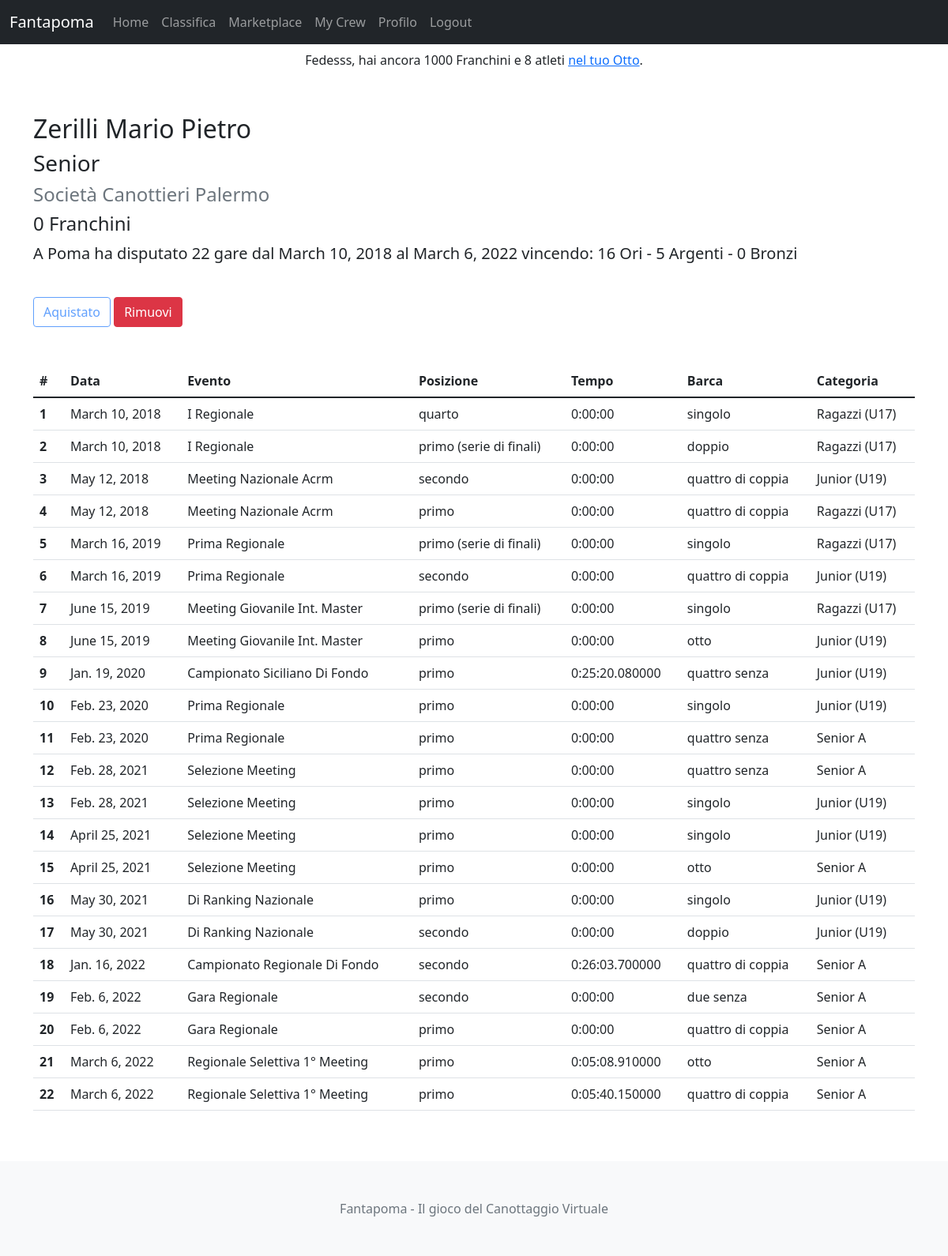
Before: /fantapoma/view_athlete/124 (signed in) with the older database file.
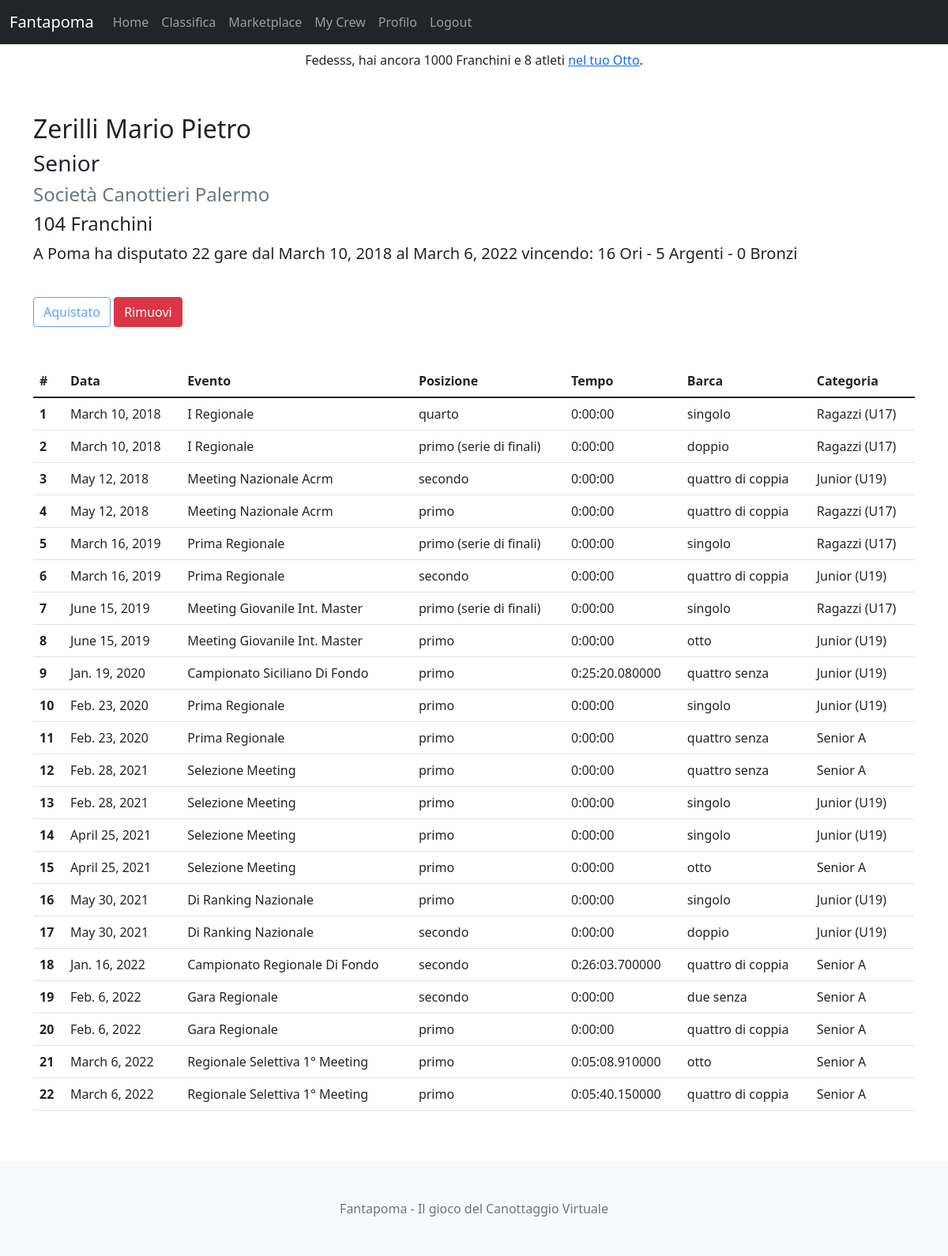
After: the same page with the newer database file.
### fantapoma/models.py (models this page shows, shortened)
class Athlete(models.Model):
    name = models.CharField(max_length=200)
    born = models.DateField('Date of Birth', default=datetime.date(2000,1,1))
    club = models.CharField(max_length=200, default='Società Canottieri Palermo')
    total = models.IntegerField('Total Races', default=0)
    first = models.IntegerField(default=0)
    second = models.IntegerField(default=0)
    third = models.IntegerField(default=0)
    first_time = models.DateField('First Race Date')
    last_time = models.DateField('Last Race Date')
    price = models.IntegerField(default=0)
    points = models.IntegerField(default=0)
    players = models.ManyToManyField(User, blank=True)
    is_user = models.OneToOneField(User, blank=True, null=True, on_delete=models.SET_NULL, related_name='true_athlete')
    @property
    def category(self):
        CATEGORIES = {
            9: 'Allievi A',
            10: 'Allievi A',
            11: 'Allievi B',
            12: 'Allievi B',
            13: 'Allievi C',
            14: 'Cadetti',
            15: 'Ragazzi',
            16: 'Ragazzi',
            17: 'Junior',
            18: 'Junior',
            19: 'Under23',
            20: 'Under23',
            21: 'Under23',
            22: 'Under23',
            23: 'Senior',
            24: 'Senior',
            25: 'Senior',
            26: 'Senior',
            27: 'Senior',
        }
        today = datetime.date.today()
        age = today.year - self.born.year
        return CATEGORIES[age]
    @property
    def bookings(self):
        n = self.players.all().count()
        return n
    @property
    def adjusted_price(self):
        booking_term = self.price*(math.tanh(self.bookings/4))
        adjusted_points = self.price + booking_term
        return int(adjusted_points)

### fantapoma/views.py (the view, shortened to what this page needs)
# urls.py: path('view_athlete/<int:id>', views.view_athlete, name='view-athlete'),
def view_athlete(request, id):
    athlete = Athlete.objects.get(id=id)
    user = request.user
    races = athlete.race_set.all()
    buy = True
    sell = False
    if user.athlete_set.filter(id=athlete.id).exists():
        buy = False
        sell = True
    elif (user.player.franchs <= 0
          or user.athlete_set.count() >= 8):
        buy = False
        sell = False
    context = {
        'title': f"{athlete.name} - Fantapoma",
        'athlete': athlete,
        'races': races,
        'buy': buy,
        'sell': sell,
    }
    return render(request, 'fantapoma/view_athlete.html', context)

### fantapoma/templates/fantapoma/view_athlete.html (shortened to what this page needs)
{% extends "base.html" %}
{% block content %}
<div class="container header mt-5">
  <h2>
    {{ athlete.name }}{% if athlete.is_user is not None %}<em> A.K.A. {{ athlete.is_user }} </em>{% endif %}
  </h2>
  <h3>{{ athlete.category }}</h3>
  <h3 class="text-muted fw-light fs-4">{{ athlete.club }}</h3>
  <h3 class="fw-light fs-4">{{ athlete.adjusted_price }} Franchini</h3>
  <p class="lead">
    A Poma ha disputato {{ athlete.total }} gare dal {{ athlete.first_time }} al {{ athlete.last_time }}
    vincendo:
    <strong>{{ athlete.first }}</strong> Ori - <strong>{{ athlete.second }}</strong> Argenti - <strong>{{ athlete.third }}</strong> Bronzi
  </p>
  {% if request.user.is_authenticated %}
  <form action="" method="POST">
    {% if buy %}
    <input name='acquista' value="Aquista" type="Submit" class="btn btn-primary mt-4" />
    {% else %}
    <input name='acquista' value="Aquistato" type="Submit" class="btn btn-outline-primary disabled mt-4"/>
    {% endif %}
    {% if sell %}
    <input name='rimuovi' value="Rimuovi" type="Submit" class="btn btn-danger mt-4" />
    {% else %}
    <input name='rimuovi' value="Rimuovi" type="Submit" class="btn btn-outline-danger disabled mt-4" />
    {% endif %}
  </form>
  {% endif %}
</div>
<div class="container races-table my-5">
  <table class="table table-hover">
    <thead>
      <tr>
        <th scope="col">#</th>
        <th scope="col">Data</th>
        <th scope="col">Evento</th>
        <th scope="col">Posizione</th>
        <th scope="col">Tempo</th>
        <th scope="col">Barca</th>
        <th scope="col">Categoria</th>
      </tr>
    </thead>
    <tbody>
      {% for race in races %}
      <tr>
        <th scope="row">{{ forloop.counter }}</th>
        <td>{{ race.date }}</td>
        <td>{{ race.event.title }}</td>
        <td>{{ race.result }}</td>
        <td>{{ race.time }}</td>
        <td>{{ race.boat }}</td>
        <td>{{ race.cat }}</td>
      </tr>
      {% endfor %}
    </tbody>
  </table>
</div>
{% endblock %}
{% block footer %}
<footer class="footer mt-auto py-5 bg-light text-center">
  <div class="container">
    <span class="text-muted">
        Fantapoma - Il gioco del Canottaggio Virtuale
    </span>
  </div>
</footer>
{% endblock %}

Changed rows visible on the page:
changed Athlete "Zerilli Mario Pietro": adjusted_price "0" → "104"
